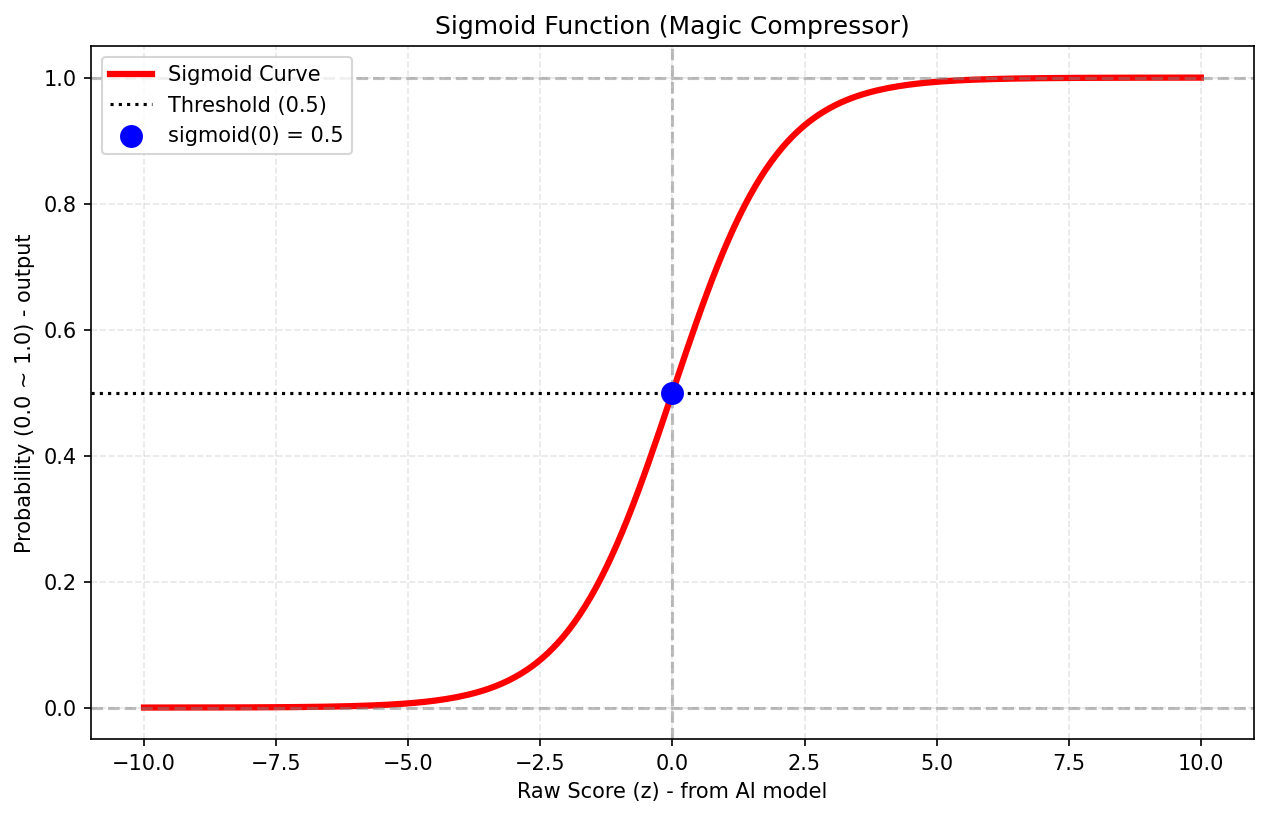

The Python source for this figure:
import numpy as np
from pathlib import Path

import matplotlib.pyplot as plt


# [1단계] 시그모이드 함수 정의 만들기
def sigmoid(z):
    return 1 / (1 + np.exp(-z))


print("[PART 1] 시그모이드 함수 수치 테스트")

# 1. 입력값이 0일 때 (정확히 절반의 확률)
s_0 = sigmoid(0)
print(f"입력값 0 => 압축된 확률: {s_0:.5f} (50%)")

# 2. 아주 큰 양수일 때 (100% 확신에 수렴)
s_100 = sigmoid(10000)
print(f"입력값 100 => 압축된 확률: {s_100:.5f} (약 100%)")

# 3. 아주 작은 음수일 때 (0% 확신에 수렴)
s_m100 = sigmoid(-10000)
print(f"입력값 -100 => 압축된 확률: {s_m100:.5f} (약 0%)")


print("[PART 2] matplotlib으로 시그모이드 곡선 시각화하기")

# 1. 그래프를 그릴 x축 데이터 만들기
z_values = np.linspace(-10, 10, num=200)

# 2. 만든 x축 데이터로 시그모이드 y값 계산
probabilities = sigmoid(z_values)

# 3. 그래프 크기 설정
plt.figure(figsize=(10, 6))

# 4. 시그모이드 S자 곡선 그리기
plt.plot(z_values, probabilities, color="red", linewidth=3, label="Sigmoid Curve")

# y축 기준선 (상한선 1.0, 하한선 0.0)
plt.axhline(y=1.0, color="gray", linestyle="--", alpha=0.5)
plt.axhline(y=0.0, color="gray", linestyle="--", alpha=0.5)

# 50% 기준선 그리기
plt.axhline(y=0.5, color="black", linestyle=":", label="Threshold (0.5)")

# x축 기준선 (원점값 0)
plt.axvline(x=0.0, color="gray", linestyle="--", alpha=0.5)

# 예시 포인트 표시
plt.scatter(x=0, y=0.5, color="blue", s=100, zorder=5, label="sigmoid(0) = 0.5")

# 5. 그래프 꾸미기
plt.title("Sigmoid Function (Magic Compressor)")
plt.xlabel("Raw Score (z) - from AI model")
plt.ylabel("Probability (0.0 ~ 1.0) - output")
plt.grid(True, linestyle="--", alpha=0.3)
plt.legend(loc="upper left")

# 6. 그래프 파일로 저장하기
output_path = Path(__file__).with_name("page14_sigmoid_sample.png")
plt.savefig(output_path, dpi=150, bbox_inches="tight")
print(f"그래프 저장 완료: {output_path}")

# 7. 완성된 그래프 보여주기
plt.show()
